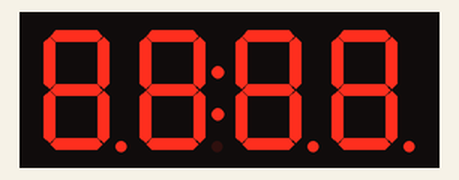
Recording of a sketch running on a simulated Arduino Uno, built with avr-gcc and run on an emulated ATmega328P. Parts: 4-digit seven-segment display. At 19.3 s the program stops and its outputs stay as they are.

Above: at 1.1 s.
At 4.87 s:
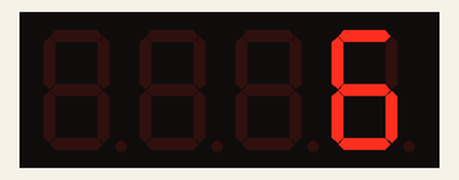
At 8.63 s:
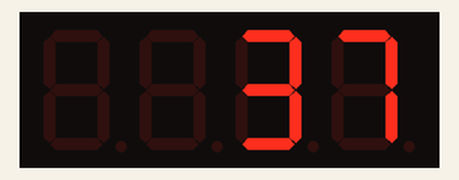
At 12.51 s:
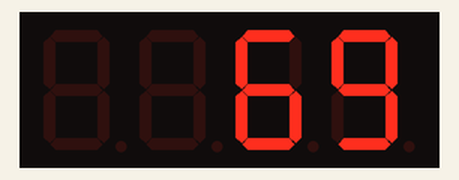
At 16.3 s:
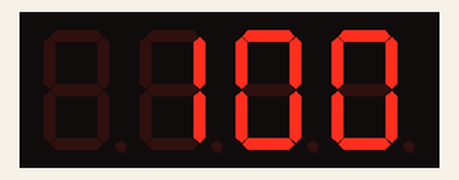
At 19.4 s:
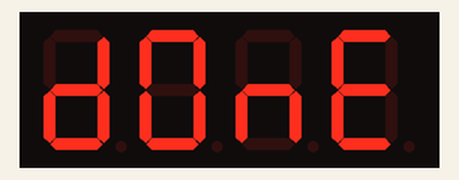

The sketch:

Day16_A_fancy_new_display.ino
```cpp
/* This example demonstrates how to use a 7 segment display. A1, B2, C3, D4, E5, F6, G7.
Vcc (Voltage Common Collector) - Power supply pin. Connected to the 5v pin of the HERO board. Positive line.
GND (Ground) - Power supply pin. Connected to the Ground pin of the HERO board. Negative line.
CLK (Clock pin) - Used to clock the binary data from the DIO pin and compiles it into a byte. One cycle produces one byte. Wire connects to digital output pin ~6.
DIO (Digital Input/Output)- Recieves binary data to the HERO board. Wire connects to digital output pin ~5. */


// Include the 7-segment display library:
#include <TM1637Display.h>

// Define the display connections pins:
#define CLK 6
#define DIO 5

// Create display object of type TM1637Display:
TM1637Display myFabulousDisplay = TM1637Display(CLK, DIO);

// Create array that turns all segments on:
const uint8_t all_on[] = {0xff, 0xff, 0xff, 0xff}; // 0xff is a hexidecimal number whose binary
                                                 // representation is all ones

// Create array that turns all segments off:
const uint8_t blank[] = {0x00, 0x00, 0x00, 0x00}; // 0xff is a hexidecimal number whose binary
                                                  // representation is all zeros

// You can set the individual segments to spell digits, words or create other symbols
// by performing bitwise OR operations of the segments you need to turn on:
const uint8_t done[] = {
  SEG_B | SEG_C | SEG_D | SEG_E | SEG_G,           // d
  SEG_A | SEG_B | SEG_C | SEG_D | SEG_E | SEG_F,   // O
  SEG_C | SEG_E | SEG_G,                           // n
  SEG_A | SEG_D | SEG_E | SEG_F | SEG_G            // E
};

void setup() {
  // Clear the display:
  myFabulousDisplay.clear();
  delay(1000);
}

void loop() {
  // Set the brightness:
  myFabulousDisplay.setBrightness(7);
  // All segments on:
  myFabulousDisplay.setSegments(all_on);
  delay(2000);
  myFabulousDisplay.clear();
  delay(1000);

  // demonstrate counter:
  int i;
  for (i = 0; i <= 100; i++) {
    myFabulousDisplay.showNumberDec(i);  // this knows how to make decimal numbers
    delay(100);
  }
  delay(2000);
  myFabulousDisplay.clear();
  delay(1000);
  myFabulousDisplay.setSegments(done);
  while(1);  // after one pass, hang here forever...
}
```

Measured:
- what the display in image 0 shows lasts 2.1 s, from 1.0 s to 3.1 s
- what the display in image 4 shows lasts 2.1 s, from 16.2 s to 18.3 s
